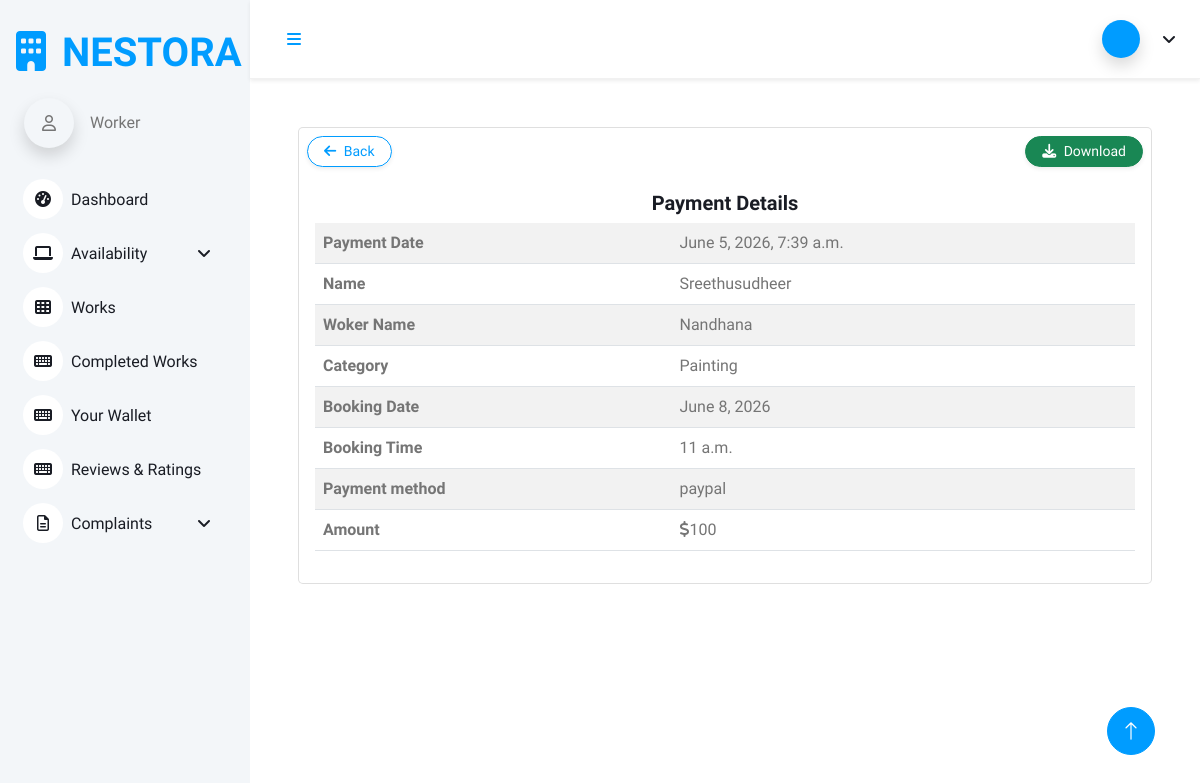
/worker_payment_details/2/, run on the app's committed database.
### Homeserviceapp/models.py (models this page shows, shortened)
class Payment(models.Model):
    user = models.ForeignKey(UserRegistration, on_delete=models.DO_NOTHING, related_name='payment')
    booking = models.ForeignKey(Appointment, on_delete=models.DO_NOTHING)
    worker = models.ForeignKey(WorkerRegistration, on_delete=models.DO_NOTHING, related_name='payment_worker')
    date = models.DateTimeField(auto_now_add=True)
    payment_method = models.CharField(max_length=200, default="paypal")
    order_id = models.CharField(max_length=255, blank=True, null=True)
    payment_id = models.CharField(max_length=255, blank=True, null=True)

class UserRegistration(models.Model):
    user = models.OneToOneField(Login, on_delete=models.CASCADE, related_name='user')
    name = models.CharField(max_length=250)
    address = models.TextField(max_length=300)
    contact = models.IntegerField()

class WorkerRegistration(models.Model):
    user = models.OneToOneField(Login, on_delete=models.CASCADE, related_name='worker')
    name = models.CharField(max_length=300)
    category = models.ForeignKey(Category, on_delete=models.DO_NOTHING)
    address = models.TextField()
    contact = models.IntegerField()
    paypal_email = models.CharField(max_length=200, null=True, blank=True)
    payment = models.IntegerField(null=True, blank=True)
    experience = models.IntegerField()
    image = models.ImageField(upload_to='uploads/')

class Category(models.Model):
    category = models.CharField(max_length=300)
    def __str__(self):
        return self.category

class Appointment(models.Model):
    user = models.ForeignKey(Login, on_delete=models.CASCADE, related_name='appointment')
    user_profile = models.ForeignKey(UserRegistration, on_delete=models.CASCADE, related_name='user_profile')
    worker = models.ForeignKey(WorkerRegistration, on_delete=models.CASCADE, related_name='worker')
    availability = models.ForeignKey(Availability, on_delete=models.DO_NOTHING)
    appointment_status = models.IntegerField(default=0)
    work_status = models.BooleanField(default=False)
    payment_status = models.IntegerField(default=0)
    worker_amount = models.IntegerField(null=True, blank=True)
    worker_payment_status = models.IntegerField(default=0)
    admin_wallet = models.IntegerField(null=True, blank=True)

class Availability(models.Model):
    user = models.ForeignKey(WorkerRegistration, on_delete=models.DO_NOTHING)
    date = models.DateField()
    time = models.TimeField()
    schedule_status = models.IntegerField(default=0)
    booking_status = models.IntegerField(default=0)

### Homeserviceapp/views.py (the view)
# urls.py: path('worker_payment_details/<int:id>/', views.worker_payment_details, name='worker_payment_details'),
def worker_payment_details(request, id):
    data = Payment.objects.get(booking_id=id)
    return render(request, 'worker/worker_payment.html', {'data': data})

### templates/worker/worker_payment.html
{% extends 'worker/worker_dashboard.html' %}
{% block content %}
<div class="card col-sm-12 col-xl-12">
 <div class="d-flex align-items-center justify-content-between m-2">
        <a href="{% url 'worker_completed_works' %}"
           class="btn btn-outline-primary btn-sm rounded-pill px-3 shadow-sm  no-print">
            <i class="fa fa-arrow-left me-1"></i> Back
        </a>
        <a href="#"
           onclick="window.print()"
           class="btn btn-success btn-sm rounded-pill px-3 shadow-sm  no-print">
            <i class="fa fa-download me-1"></i> Download
        </a>
    </div>
  <div class="card-body">
    <h5 class="card-title">Payment Details</h5>
    <table class="table table-striped text-start">
      <tr>
        <th>Payment Date</th>
        <td>{{data.date}}</td>
      </tr>
      <tr>
        <th>Name</th>
        <td>{{data.user.name}}</td>
      </tr>
      <tr>
        <th>Woker Name</th>
        <td>{{data.worker.name}}</td>
      </tr>
      <tr>
        <th>Category</th>
        <td>{{data.worker.category}}</td>
      </tr>
       <tr>
        <th>Booking Date</th>
        <td>{{data.booking.availability.date}}</td>
      </tr>
       <tr>
        <th>Booking Time</th>
        <td>{{data.booking.availability.time}}</td>
      </tr>
      <tr>
        <th>Payment method</th>
        <td>{{data.payment_method}}</td>
      </tr>
      <tr>
        <th>Amount</th>
        <td><i class="fa-solid fa-dollar-sign"></i>{{data.worker.payment}}</td>
      </tr>
    </table>
  </div>
</div>
{% endblock %}

### static/dashboard/css/style.css (style rules this page uses)
:root { --primary: #009CFF; --light: #F3F6F9; --dark: #191C24; }
.btn { transition: .5s; }

### data on the page
Payment: date "June 5, 2026, 7:39 a.m.", user.name "Sreethusudheer", worker.name "Nandhana", worker.category "Painting", booking.availability "June 8, 2026", booking.availability.time "11 a.m.", payment_method "paypal", worker.payment "100"
